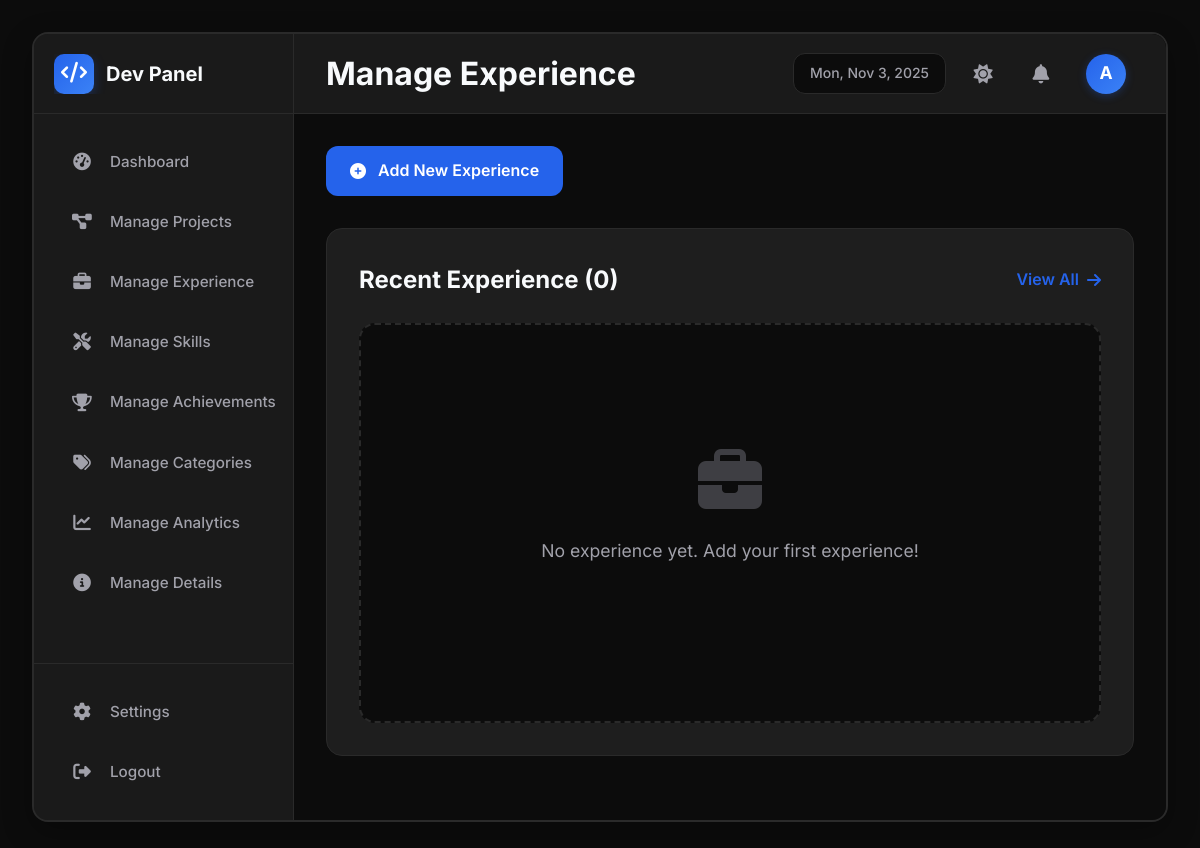
Before: /experience/ with the older database file.
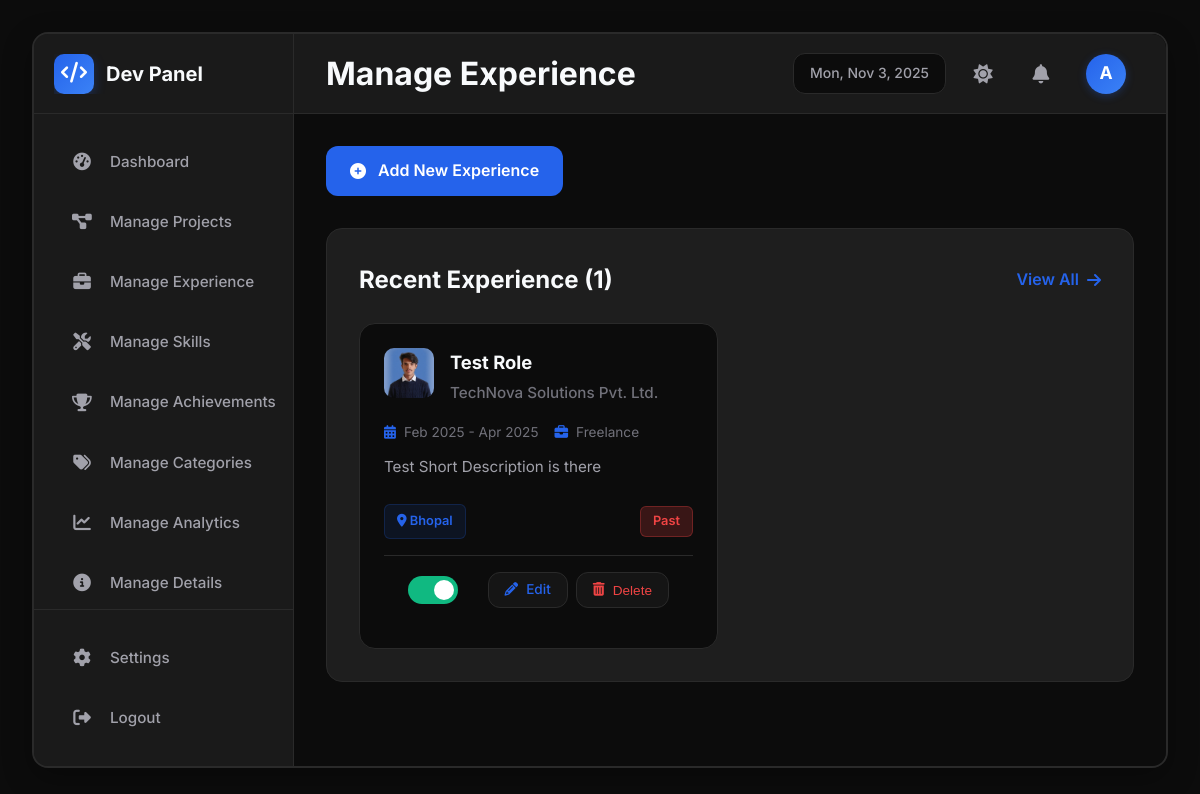
After: the same page with the newer database file.
### portfolio/models.py (models this page shows, shortened)
class Experience(models.Model):
    EMPLOYMENT_TYPE_CHOICES = [
        ("full-time", "Full-time Employment"),
        ("part-time", "Part-time"),
        ("freelance", "Freelance"),
        ("contract", "Contract"),
        ("internship", "Internship"),
        ("volunteer", "Volunteer"),
    ]
    STATUS_CHOICES = [
        ("current", "Current"),
        ("past", "Past"),
    ]
    position = models.CharField(max_length=200, help_text="Job title/position")
    slug = models.SlugField(max_length=200, unique=True)
    employment_type = models.CharField(
        max_length=20,
        choices=EMPLOYMENT_TYPE_CHOICES,
        default="full-time",
        help_text="Type of employment",
    )
    employment_status = models.CharField(
        max_length=20,
        choices=STATUS_CHOICES,
        default="current",
        help_text="Current or past employment",
    )
    location = models.CharField(
        max_length=200, blank=True, help_text="Work location or Remote"
    )
    company_name = models.CharField(max_length=200)
    company_about = models.TextField(blank=True, help_text="Brief company description")
    company_website = models.URLField(blank=True, null=True)
    company_logo = models.ImageField(
        upload_to="experience/logos/",
        blank=True,
        null=True,
        help_text="Company logo image",
    )
    start_date = models.DateField(help_text="Employment start date")
    end_date = models.DateField(
        null=True, blank=True, help_text="Employment end date (blank if current)"
    )
    currently_working = models.BooleanField(
        default=False, help_text="Currently working here"
    )
    short_description = models.TextField(
        help_text="Brief summary of role and responsibilities"
    )
    detailed_description = models.TextField(
        blank=True, help_text="Detailed experience description in HTML format"
    )
    is_active = models.BooleanField(default=True, help_text="Show on website")
    is_draft = models.BooleanField(default=False, help_text="Draft status")
    order = models.IntegerField(default=0, help_text="Display order")
    created_at = models.DateTimeField(auto_now_add=True)
    updated_at = models.DateTimeField(auto_now=True)
    class Meta:
        ordering = ["-order", "-start_date"]
        verbose_name = "Experience"
        verbose_name_plural = "Experiences"
    @property
    def duration(self):
        start = self.start_date.strftime("%b %Y")
        if self.currently_working:
            return f"{start} - Present"
        elif self.end_date:
            end = self.end_date.strftime("%b %Y")
            return f"{start} - {end}"
        return start

### portfolio/views.py (the view, shortened to what this page needs)
# urls.py: path("experience/", views.manage_experience, name="manage_experience"),
def manage_experience(request):
    experiences = Experience.objects.all()[:6]  # Get latest 6
    total_count = Experience.objects.count()
    context = {
        "experiences": experiences,
        "total_count": total_count,
    }
    return render(request, "manage_experience.html", context)

### portfolio/context_processors.py (called while the page is built)
def notifications_context(request):
    recent_notifications = Notification.objects.filter(is_active=True).order_by('-created_at')[:3]
    unread_count = Notification.objects.filter(is_active=True, is_read=False).count()
    return {
        'recent_notifications': recent_notifications,
        'unread_count': unread_count,
    }

### templates/manage_experience.html (shortened to what this page needs)
{% extends 'base.html' %}
{% load static %}
{% block extra_css %}
<link rel="stylesheet" href="{% static 'css/manage-experience.css' %}">
{% endblock %}
{% block nav_experience %}active{% endblock %}
{% block navbar_left %}
<h1 class="page-title">Manage Experience</h1>
{% endblock %}
{% block content %}
<div class="page-actions-header">
    <a href="{% url 'create_experience' %}" class="btn-primary">
        <i class="fas fa-plus-circle"></i> Add New Experience
    </a>
</div>
<section class="section-card fade-in">
    <div class="section-header">
        <h2>Recent Experience <span class="blog-count">({{ total_count }})</span></h2>
        <a href="{% url 'list_experience' %}" class="view-all-link">View All <i class="fas fa-arrow-right"></i></a>
    </div>
    <div class="experience-grid">
        {% for experience in experiences %}
        <div class="experience-card {% if not experience.is_active %}inactive{% endif %}" data-experience-id="{{ experience.id }}">
            <div class="experience-header">
                <div class="company-logo">
                    {% if experience.company_logo %}
                        <img src="{{ experience.company_logo.url }}" alt="{{ experience.company_name }}" style="width: 100%; height: 100%; object-fit: cover; border-radius: 10px;">
                    {% else %}
                        <i class="fas fa-building"></i>
                    {% endif %}
                </div>
                <div class="experience-info">
                    <h4 class="role-title">{{ experience.position }}</h4>
                    <p class="company-name">{{ experience.company_name }}</p>
                </div>
            </div>
            <div class="experience-body">
                <div class="experience-meta">
                    <span class="duration"><i class="fas fa-calendar-alt"></i> {{ experience.duration }}</span>
                    <span class="employment-type"><i class="fas fa-briefcase"></i> {{ experience.get_employment_type_display }}</span>
                </div>
                <p class="experience-description">{{ experience.short_description|truncatewords:20 }}</p>
                <div class="experience-footer">
                    <div class="skills-tags">
                        {% if experience.location %}
                        <span class="skill-tag"><i class="fas fa-map-marker-alt"></i> {{ experience.location }}</span>
                        {% endif %}
                    </div>
                    <div class="status-badges">
                        {% if experience.employment_status == 'current' %}
                        <span class="status-badge status-active">Current</span>
                        {% else %}
                        <span class="status-badge status-inactive">Past</span>
                        {% endif %}
                    </div>
                </div>
            </div>
            <div class="card-actions">
                <label class="toggle-switch">
                    <span class="slider"></span>
                </label>
                <div class="action-buttons">
                    <a href="{% url 'edit_experience' experience.id %}" class="btn-icon btn-edit" title="Edit Experience">
                        <i class="fas fa-pencil-alt"></i> Edit
                    </a>
                    <button class="btn-icon btn-delete" data-experience-id="{{ experience.id }}" data-experience-title="{{ experience.position }}" title="Delete Experience">
                        <i class="fas fa-trash-alt"></i> Delete
                    </button>
                </div>
            </div>
        </div>
        {% empty %}
        <div class="empty-state">
            <i class="fas fa-briefcase"></i>
            <p>No experience yet. Add your first experience!</p>
        </div>
        {% endfor %}
    </div>
</section>
{% endblock %}

Changed rows visible on the page:
added Experience: company_logo (picture), position "Test Role", company_name "TechNova Solutions Pvt. Ltd.", duration "Feb 2025 - Apr 2025", employment_type "Freelance", short_description "Test Short Description is there", location "Bhopal", employment_status "Past"
Other visible differences:
{{ total_count }}: "0" → "1"
text no longer shown: "No experience yet. Add your first experience!"
